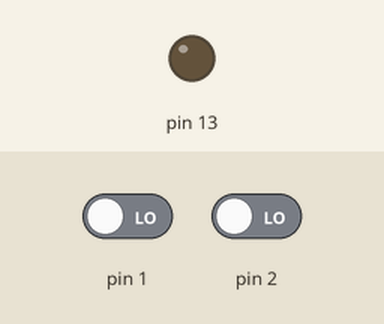
A sketch run on a simulated Arduino Uno, built with avr-gcc and run on an emulated ATmega328P. On the bench: output pins drawn as LEDs (lit = HIGH). The inputs (shaded band) are chosen by the test bench; at power-on: pin 1 LOW, pin 2 LOW.

Above: at 1.2 s.
1.3 s: pin 1 driven HIGH and pin 2 driven HIGH
At 2.6 s:
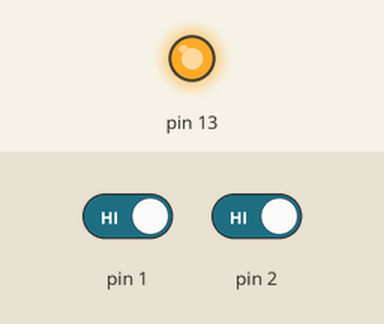
Timing chart, 0 to 4.3 s (numbered marks = the images above; inputs shaded):
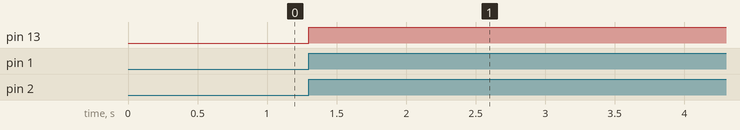

The sketch:

AND_LED.ino
```cpp
void setup() {
 pinMode(1,INPUT);
 pinMode(2,INPUT);
 pinMode(13,OUTPUT);
}
int b1=0,b2=0;
void loop() {
  // put your main code here, to run repeatedly:
  b1=digitalRead(1);
  b2=digitalRead(2);
  if(b1==HIGH && b2==HIGH)
  {
    digitalWrite(13,HIGH);
  }
}
```

Measured:
- after the input at 1.3 s, pin 13: LOW → HIGH at once
